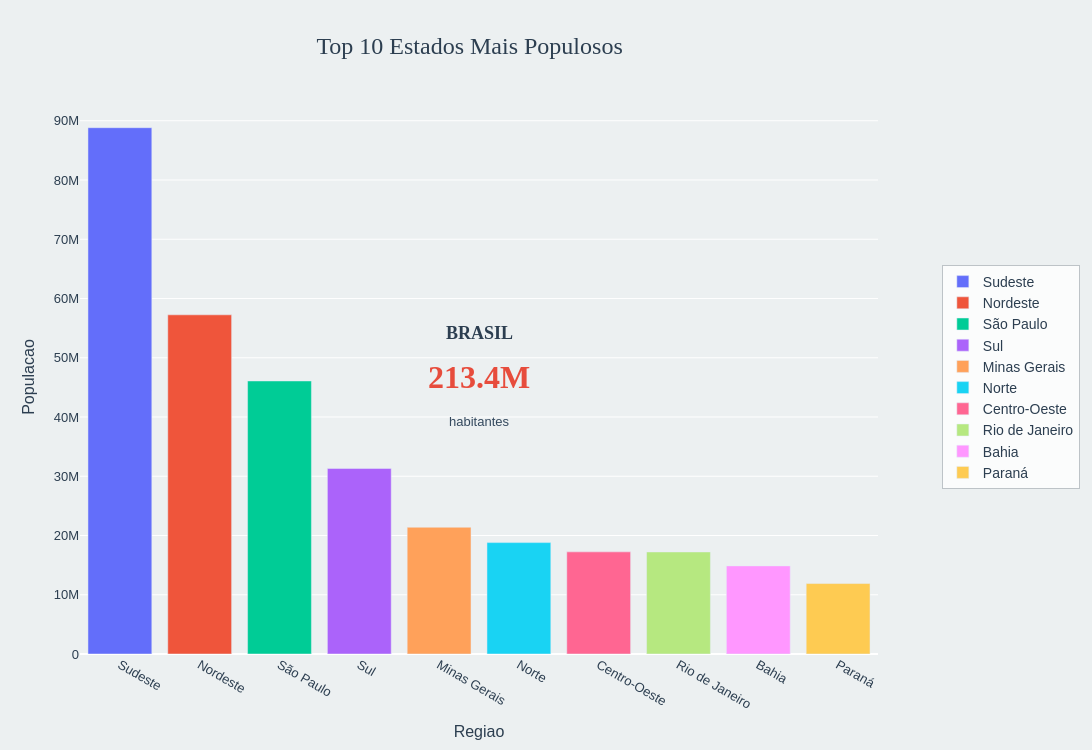

The cell this chart's notebook holds for it:
### Code cell
import plotly.express as px

fig = px.bar(df_top10, x='Regiao', y='Populacao', color='Regiao')

fig.update_layout(
    title={
        'text': 'Top 10 Estados Mais Populosos',
        'y': 0.95,
        'x': 0.43,
        'xanchor': 'center',
        'yanchor': 'top',
        'font': dict(size=24, color='#2C3E50', family='Arial Black')
    },
    annotations=[
        dict(
            text='<b style="font-size:18px; color:#2C3E50">BRASIL</b>',
            x=0.5, y=0.58,
            xref='paper', yref='paper',
            font=dict(family='Arial Black'),
            showarrow=False
        ),
        dict(
            text=f'<b style="font-size:32px; color:#E74C3C">{total_brasil/1_000_000:.1f}M</b>',
            x=0.5, y=0.50,
            xref='paper', yref='paper',
            font=dict(family='Arial Black'),
            showarrow=False
        ),
        dict(
            text='<span style="font-size:13px; color:#34495E">habitantes</span>',
            x=0.5, y=0.42,
            xref='paper', yref='paper',
            font=dict(family='Arial'),
            showarrow=False
        ),
    ],
    height=750,
    width=1200,

    # 🔹 Legenda aprimorada
    legend=dict(
        title='',
        orientation="v",
        yanchor="middle",
        y=0.5,
        xanchor="left",
        x=1.08,
        font=dict(size=14, family='Arial', color='#2C3E50'),
        bgcolor='rgba(255,255,255,0.8)',
        bordercolor='#BDC3C7',
        borderwidth=1,
        itemsizing='trace',
        traceorder='normal',
        tracegroupgap=3
    ),

    paper_bgcolor='#ECF0F1',
    plot_bgcolor='#ECF0F1',
    margin=dict(l=80, r=120, t=100, b=60),
    font=dict(size=13, family='Arial', color='#2C3E50')
)

fig.show()

### Figure 1 — Plotly figure (JSON) as saved in the notebook; plotly's stock layout.template omitted (floating-point values rounded to 4 significant figures)
{"data": [{"hovertemplate": "Regiao=%{x}<br>Populacao=%{y}<extra></extra>", "legendgroup": "Sudeste", "marker": {"color": "#636efa", "pattern": {"shape": ""}}, "name": "Sudeste", "orientation": "v", "showlegend": true, "textposition": "auto", "type": "bar", "x": ["Sudeste"], "xaxis": "x", "y": [88830000.0], "yaxis": "y"}, {"hovertemplate": "Regiao=%{x}<br>Populacao=%{y}<extra></extra>", "legendgroup": "Nordeste", "marker": {"color": "#EF553B", "pattern": {"shape": ""}}, "name": "Nordeste", "orientation": "v", "showlegend": true, "textposition": "auto", "type": "bar", "x": ["Nordeste"], "xaxis": "x", "y": [57240000.0], "yaxis": "y"}, {"hovertemplate": "Regiao=%{x}<br>Populacao=%{y}<extra></extra>", "legendgroup": "São Paulo", "marker": {"color": "#00cc96", "pattern": {"shape": ""}}, "name": "São Paulo", "orientation": "v", "showlegend": true, "textposition": "auto", "type": "bar", "x": ["São Paulo"], "xaxis": "x", "y": [46080000.0], "yaxis": "y"}, {"hovertemplate": "Regiao=%{x}<br>Populacao=%{y}<extra></extra>", "legendgroup": "Sul", "marker": {"color": "#ab63fa", "pattern": {"shape": ""}}, "name": "Sul", "orientation": "v", "showlegend": true, "textposition": "auto", "type": "bar", "x": ["Sul"], "xaxis": "x", "y": [31310000.0], "yaxis": "y"}, {"hovertemplate": "Regiao=%{x}<br>Populacao=%{y}<extra></extra>", "legendgroup": "Minas Gerais", "marker": {"color": "#FFA15A", "pattern": {"shape": ""}}, "name": "Minas Gerais", "orientation": "v", "showlegend": true, "textposition": "auto", "type": "bar", "x": ["Minas Gerais"], "xaxis": "x", "y": [21390000.0], "yaxis": "y"}, {"hovertemplate": "Regiao=%{x}<br>Populacao=%{y}<extra></extra>", "legendgroup": "Norte", "marker": {"color": "#19d3f3", "pattern": {"shape": ""}}, "name": "Norte", "orientation": "v", "showlegend": true, "textposition": "auto", "type": "bar", "x": ["Norte"], "xaxis": "x", "y": [18800000.0], "yaxis": "y"}, {"hovertemplate": "Regiao=%{x}<br>Populacao=%{y}<extra></extra>", "legendgroup": "Centro-Oeste", "marker": {"color": "#FF6692", "pattern": {"shape": ""}}, "name": "Centro-Oeste", "orientation": "v", "showlegend": true, "textposition": "auto", "type": "bar", "x": ["Centro-Oeste"], "xaxis": "x", "y": [17240000.0], "yaxis": "y"}, {"hovertemplate": "Regiao=%{x}<br>Populacao=%{y}<extra></extra>", "legendgroup": "Rio de Janeiro", "marker": {"color": "#B6E880", "pattern": {"shape": ""}}, "name": "Rio de Janeiro", "orientation": "v", "showlegend": true, "textposition": "auto", "type": "bar", "x": ["Rio de Janeiro"], "xaxis": "x", "y": [17220000.0], "yaxis": "y"}, {"hovertemplate": "Regiao=%{x}<br>Populacao=%{y}<extra></extra>", "legendgroup": "Bahia", "marker": {"color": "#FF97FF", "pattern": {"shape": ""}}, "name": "Bahia", "orientation": "v", "showlegend": true, "textposition": "auto", "type": "bar", "x": ["Bahia"], "xaxis": "x", "y": [14870000.0], "yaxis": "y"}, {"hovertemplate": "Regiao=%{x}<br>Populacao=%{y}<extra></extra>", "legendgroup": "Paraná", "marker": {"color": "#FECB52", "pattern": {"shape": ""}}, "name": "Paraná", "orientation": "v", "showlegend": true, "textposition": "auto", "type": "bar", "x": ["Paraná"], "xaxis": "x", "y": [11890000.0], "yaxis": "y"}], "layout": {"annotations": [{"font": {"family": "Arial Black"}, "showarrow": false, "text": "<b style=\"font-size:18px; color:#2C3E50\">BRASIL</b>", "x": 0.5, "xref": "paper", "y": 0.58, "yref": "paper"}, {"font": {"family": "Arial Black"}, "showarrow": false, "text": "<b style=\"font-size:32px; color:#E74C3C\">213.4M</b>", "x": 0.5, "xref": "paper", "y": 0.5, "yref": "paper"}, {"font": {"family": "Arial"}, "showarrow": false, "text": "<span style=\"font-size:13px; color:#34495E\">habitantes</span>", "x": 0.5, "xref": "paper", "y": 0.42, "yref": "paper"}], "barmode": "relative", "font": {"color": "#2C3E50", "family": "Arial", "size": 13}, "height": 750, "legend": {"bgcolor": "rgba(255,255,255,0.8)", "bordercolor": "#BDC3C7", "borderwidth": 1, "font": {"color": "#2C3E50", "family": "Arial", "size": 14}, "itemsizing": "trace", "orientation": "v", "title": {"text": ""}, "tracegroupgap": 3, "traceorder": "normal", "x": 1.08, "xanchor": "left", "y": 0.5, "yanchor": "middle"}, "margin": {"b": 60, "l": 80, "r": 120, "t": 100}, "paper_bgcolor": "#ECF0F1", "plot_bgcolor": "#ECF0F1", "title": {"font": {"color": "#2C3E50", "family": "Arial Black", "size": 24}, "text": "Top 10 Estados Mais Populosos", "x": 0.43, "xanchor": "center", "y": 0.95, "yanchor": "top"}, "width": 1200, "xaxis": {"anchor": "y", "categoryarray": ["Sudeste", "Nordeste", "São Paulo", "Sul", "Minas Gerais", "Norte", "Centro-Oeste", "Rio de Janeiro", "Bahia", "Paraná"], "categoryorder": "array", "domain": [0, 1], "title": {"text": "Regiao"}}, "yaxis": {"anchor": "x", "domain": [0, 1], "title": {"text": "Populacao"}}}}
